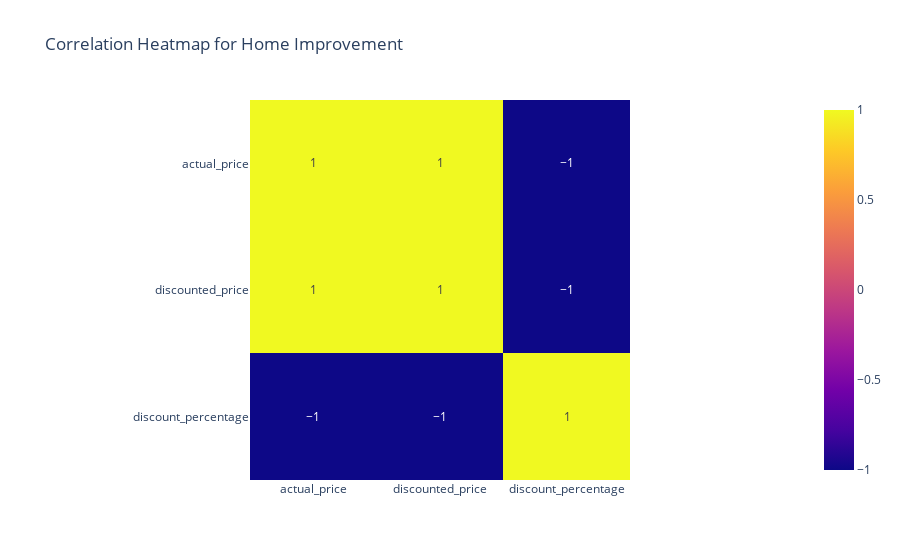

The code cell stored with this chart in its notebook:
### Code cell
fig = px.imshow(newdf[newdf.Root_Category==list(newdf.Root_Category.unique())[5]][['actual_price','discounted_price','discount_percentage']].corr(),text_auto=True,title=f"Correlation Heatmap for {list(newdf.Root_Category.unique())[5]}")
fig.show()
fig.write_image("images/fig6.png")

### Figure 1 — Plotly figure (JSON) as saved in the notebook; plotly's stock layout.template omitted (floating-point values rounded to 4 significant figures)
{"data": [{"coloraxis": "coloraxis", "hovertemplate": "x: %{x}<br>y: %{y}<br>color: %{z}<extra></extra>", "name": "0", "texttemplate": "%{z}", "type": "heatmap", "x": ["actual_price", "discounted_price", "discount_percentage"], "xaxis": "x", "y": ["actual_price", "discounted_price", "discount_percentage"], "yaxis": "y", "z": [[1, 1, -1], [1, 1, -1], [-1, -1, 1]]}], "layout": {"coloraxis": {"colorscale": [[0, "#0d0887"], [0.1111, "#46039f"], [0.2222, "#7201a8"], [0.3333, "#9c179e"], [0.4444, "#bd3786"], [0.5556, "#d8576b"], [0.6667, "#ed7953"], [0.7778, "#fb9f3a"], [0.8889, "#fdca26"], [1, "#f0f921"]]}, "title": {"text": "Correlation Heatmap for Home Improvement"}, "xaxis": {"anchor": "y", "constrain": "domain", "domain": [0, 1], "scaleanchor": "y"}, "yaxis": {"anchor": "x", "autorange": "reversed", "constrain": "domain", "domain": [0, 1]}}}
